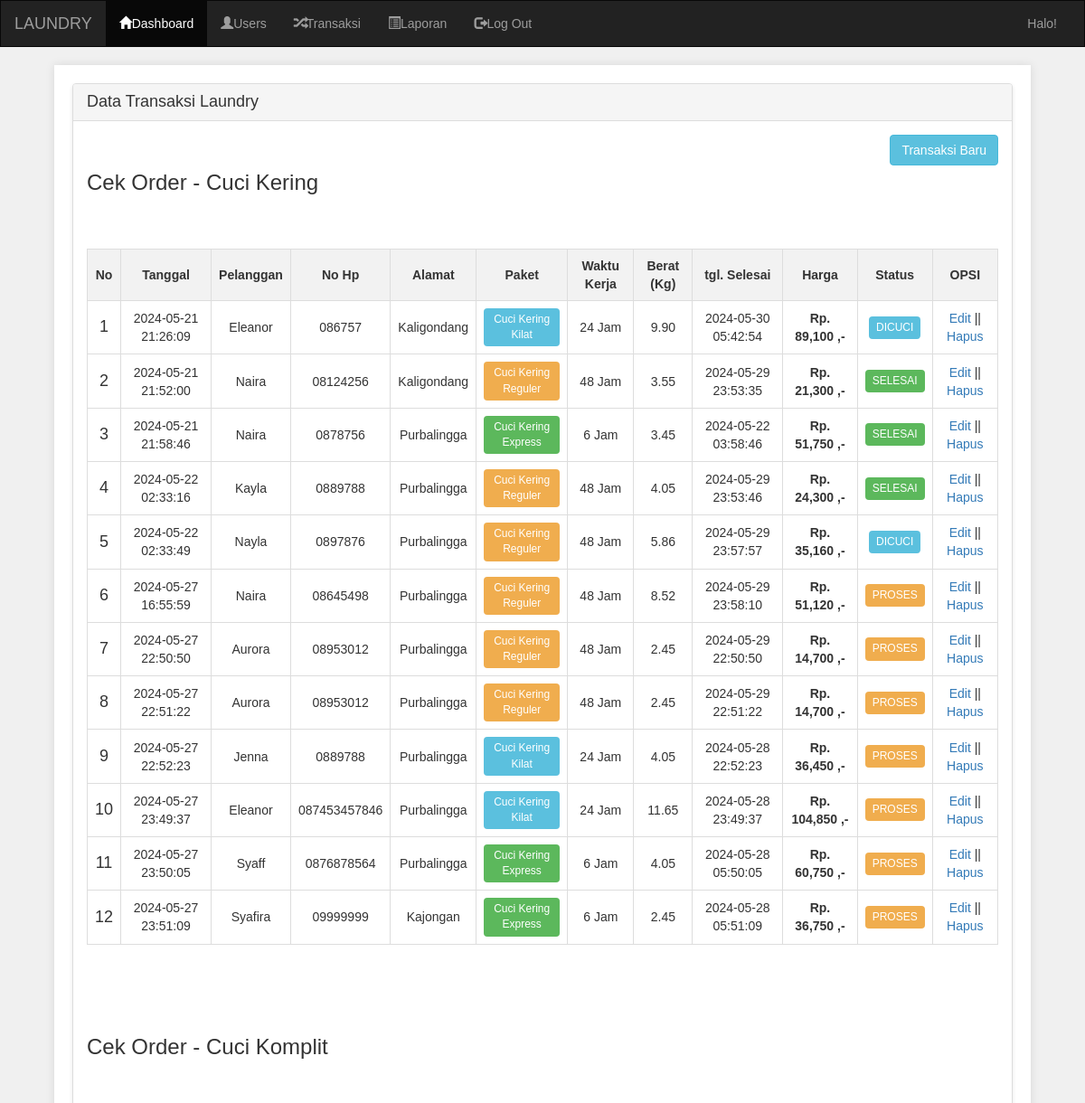
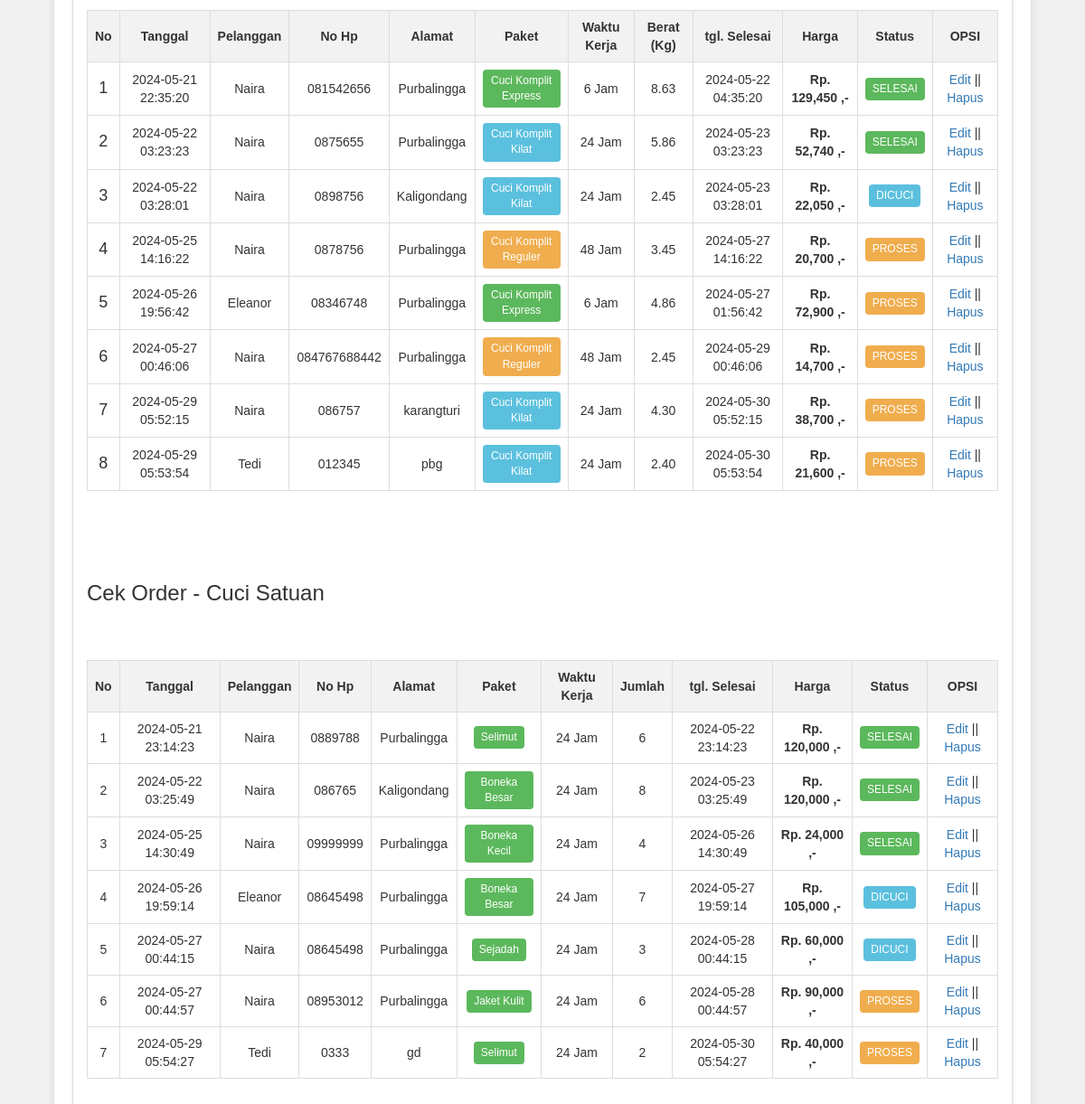
The page /admin/transaksi.php on the database its author committed (2 pictures, top to bottom).
### tables this page shows
CREATE TABLE `tr_cuci_kering` (
  `id` int(11) NOT NULL,
  `user_id` int(11) NOT NULL,
  `nama` varchar(255) NOT NULL,
  `no_hp` varchar(20) NOT NULL,
  `alamat` text NOT NULL,
  `paket_id` int(11) NOT NULL,
  `waktu` int(11) NOT NULL,
  `berat` decimal(10,2) NOT NULL,
  `tarif` decimal(10,2) NOT NULL,
  `tgl_masuk` datetime NOT NULL,
  `tgl_keluar` datetime NOT NULL,
  `total_bayar` decimal(10,2) NOT NULL,
  `status` int(11) NOT NULL
);

CREATE TABLE `tr_cuci_komplit` (
  `id` int(11) NOT NULL,
  `user_id` int(11) NOT NULL,
  `nama` varchar(100) NOT NULL,
  `no_hp` varchar(15) NOT NULL,
  `alamat` text NOT NULL,
  `paket_id` int(11) NOT NULL,
  `waktu` int(11) NOT NULL,
  `berat` decimal(10,2) NOT NULL,
  `tarif` decimal(10,2) NOT NULL,
  `tgl_masuk` datetime NOT NULL,
  `tgl_keluar` datetime NOT NULL,
  `total_bayar` decimal(10,2) NOT NULL,
  `status` int(11) NOT NULL
);

CREATE TABLE `tr_cuci_satuan` (
  `id` int(11) NOT NULL,
  `user_id` int(11) NOT NULL,
  `nama` varchar(100) NOT NULL,
  `no_hp` varchar(15) NOT NULL,
  `alamat` text NOT NULL,
  `paket_id` int(11) NOT NULL,
  `waktu` int(11) NOT NULL,
  `jumlah` int(11) NOT NULL,
  `tarif` decimal(10,2) NOT NULL,
  `tgl_masuk` datetime NOT NULL,
  `tgl_keluar` datetime NOT NULL,
  `total_bayar` decimal(10,2) NOT NULL,
  `status` int(11) NOT NULL
);

### admin/transaksi.php (the view, shortened to what this page needs)
<?php include 'header.php'; ?>
<div class="container">
        <div class="panel">
            <div class="panel-heading">
                <h4>Data Transaksi Laundry</h4>
            </div>
            <div class="panel-body">
                <a href="transaksi_tambah.php" class="btn btn-sm btn-info pull-right">Transaksi Baru</a>
                <br><br>
                <div class="title">
            <h2>Cek Order - Cuci Kering</h2>
        </div>
        <br><br>
        <table border="1">
            <tr>
                <th>No</th>
                <th>Tanggal</th>
                <th>Pelanggan</th>
                <th>No Hp</th>
                <th>Alamat</th>
                <th>Paket</th>
                <th>Waktu Kerja</th>
                <th>Berat (Kg)</th>
                <th>tgl. Selesai</th>
                <th>Harga</th>
                <th>Status</th>
                <th>OPSI</th>
            </tr>
            <?php
                $query = "SELECT * FROM tr_cuci_kering;
                ";
                $data = mysqli_query($koneksi, $query);
                $no = 1;
                while ($d = mysqli_fetch_array($data)) { ?>
            <tr>
                <td><h4><?php echo $no++; ?></h4></td>
                <td><?php echo $d['tgl_masuk']; ?></td>
                <td><?php echo $d['nama']; ?></td>
                <td><?php echo $d['no_hp']; ?></td>
                <td><?php echo $d['alamat']; ?></td>
                <td>
                <?php
                        if ($d['paket_id'] == "1") {
                            echo "<div class='label-proses'>Cuci Kering Reguler</div>";
                        } else if ($d['paket_id'] == "2") {
                            echo "<div class='label-dicuci'>Cuci Kering Kilat</div>";
                        } else if ($d['paket_id'] == "3") {
                            echo "<div class='label-selesai'>Cuci Kering Express</div>";
                        }
                    ?>
                </td>
                <td><?php echo $d['waktu']; ?> Jam</td>
                <td><?php echo $d['berat']; ?></td>
                <td><?php echo $d['tgl_keluar']; ?></td>
                <td class="harga"><?php echo "Rp. " . number_format($d['total_bayar']) . " ,-"; ?></td>
                <td>
                    <?php
                        if ($d['status'] == "0") {
                            echo "<div class='label-proses'>PROSES</div>";
                        } else if ($d['status'] == "1") {
                            echo "<div class='label-dicuci'>DICUCI</div>";
                        } else if ($d['status'] == "2") {
                            echo "<div class='label-selesai'>SELESAI</div>";
                        }
                    ?>
                </td>
                <td class="opsi">
                    <a href="transaksi_edit.php?id=<?php echo $d['id']; ?>">Edit</a> || <a href="transaksi_hapus.php?id=<?php echo $d['id']; ?>">Hapus</a>
                </td>
            </tr>
            <?php
                } ?>
        </table>
        <br><br><br><br>
        <div class="title">
            <h2>Cek Order - Cuci Komplit</h2>
        </div>
        <br><br>
        <table border="1">
            <tr>
                <th>No</th>
                <th>Tanggal</th>
                <th>Pelanggan</th>
                <th>No Hp</th>
                <th>Alamat</th>
                <th>Paket</th>
                <th>Waktu Kerja</th>
                <th>Berat (Kg)</th>
                <th>tgl. Selesai</th>
                <th>Harga</th>
                <th>Status</th>
                <th>OPSI</th>
            </tr>
            <?php
                $data = mysqli_query($koneksi,"SELECT * FROM tr_cuci_komplit;
                ");
                $no = 1;
                while($d = mysqli_fetch_array($data)) { ?>
            <tr>
                <td><h4><?php echo $no++; ?></h4></td>
                <td><?php echo $d['tgl_masuk']; ?></td>
                <td><?php echo $d['nama']; ?></td>
                <td><?php echo $d['no_hp']; ?></td>
                <td><?php echo $d['alamat']; ?></td>
                <td>
                <?php
                        if($d['paket_id'] == "1"){
                            echo "<div class='label-proses'>Cuci Komplit Reguler</div>";
                        } else if($d['paket_id'] == "2"){
                            echo "<div class='label-dicuci'>Cuci Komplit Kilat</div>";
                        } else if($d['paket_id'] == "3"){
                            echo "<div class='label-selesai'>Cuci Komplit Express</div>";
                        }
                    ?>
                </td>
                <td><?php echo $d['waktu']; ?> Jam</td>
                <td><?php echo $d['berat']; ?></td>
                <td><?php echo $d['tgl_keluar']; ?></td>
                <td class="harga"><?php echo "Rp. " . number_format($d['total_bayar']) . " ,-"; ?></td>
                <td>
                    <?php
                        if($d['status'] == "0"){
                            echo "<div class='label-proses'>PROSES</div>";
                        } else if($d['status'] == "1"){
                            echo "<div class='label-dicuci'>DICUCI</div>";
                        } else if($d['status'] == "2"){
                            echo "<div class='label-selesai'>SELESAI</div>";
                        }
                    ?>
                </td>
                <td class="opsi">
                    <a href="tr_ck_edit.php?id=<?php echo $d['id']; ?>">Edit</a> || <a href="tr_ck_hapus.php?id=<?php echo $d['id']; ?>">Hapus</a>
                </td>
            </tr>
            <?php
                } ?>
        </table>
        <br><br><br><br>
        <div class="title">
            <h2>Cek Order - Cuci Satuan</h2>
        </div>
        <br><br>
        <table border="1">
            <tr>
                <th>No</th>
                <th>Tanggal</th>
                <th>Pelanggan</th>
                <th>No Hp</th>
                <th>Alamat</th>
                <th>Paket</th>
                <th>Waktu Kerja</th>
                <th>Jumlah</th>
                <th>tgl. Selesai</th>
                <th>Harga</th>
                <th>Status</th>
                <th>OPSI</th>
            </tr>
            <?php
                $query = "SELECT * FROM tr_cuci_satuan;
                ";
                $data = mysqli_query($koneksi, $query);
                $no = 1;
                while ($d = mysqli_fetch_array($data)) { ?>
            <tr>
                <td><?php echo $no++; ?></td>
                <td><?php echo $d['tgl_masuk']; ?></td>
                <td><?php echo $d['nama']; ?></td>
                <td><?php echo $d['no_hp']; ?></td>
                <td><?php echo $d['alamat']; ?></td>
                <td>
                <?php
                        if($d['paket_id'] == "1"){
                            echo "<div class='label-selesai'>Jaket Kulit</div>";
                        } else if($d['paket_id'] == "2"){
                            echo "<div class='label-selesai'>Jaket Non Kulit</div>";
                        } else if($d['paket_id'] == "3"){
                            echo "<div class='label-selesai'>Boneka Kecil</div>";
                        }else if($d['paket_id'] == "4"){
                            echo "<div class='label-selesai'>Boneka Sedang</div>";
                        }else if($d['paket_id'] == "5"){
                            echo "<div class='label-selesai'>Boneka Besar</div>";
                        }else if($d['paket_id'] == "6"){
                            echo "<div class='label-selesai'>Sejadah</div>";
                        }else if($d['paket_id'] == "7"){
                            echo "<div class='label-selesai'>Selimut</div>";
                        }
                    ?>
                </td>
                <td><?php echo $d['waktu']; ?> Jam</td>
                <td><?php echo $d['jumlah']; ?></td>
                <td><?php echo $d['tgl_keluar']; ?></td>
                <td class="harga"><?php echo "Rp. " . number_format($d['total_bayar']) . " ,-"; ?></td>
                <td>
                    <?php
                        if($d['status'] == "0"){
                            echo "<div class='label-proses'>PROSES</div>";
                        } else if($d['status'] == "1"){
                            echo "<div class='label-dicuci'>DICUCI</div>";
                        } else if($d['status'] == "2"){
                            echo "<div class='label-selesai'>SELESAI</div>";
                        }
                    ?>
                </td>
                <td class="opsi">
                    <a href="tr_cs_edit.php?id=<?php echo $d['id']; ?>">Edit</a> || <a href="tr_cs_hapus.php?id=<?php echo $d['id']; ?>">Hapus</a>
                </td>
            </tr>
            <?php
                } ?>
        </table>
            </div>
        </div>
</div>
<?php include 'footer.php'; ?>

### admin/header.php (shortened to what this page needs)
<!DOCTYPE html>
<html lang="en">
<head>
    <link rel="stylesheet" type="text/css" href="assets/css/bootstrap.css">
</head>
<body style="background: #f0f0f0">
    <nav class="navbar navbar-inverse" style="border-radius: 0px">
        <div class="container-fluid">
            <div class="navbar-header">
                <a class="navbar-brand" href="index.php">LAUNDRY</a>
            </div>
            <div class="collapse navbar-collapse" id= "bs-example-navbar-collapse-1">
                <ul class="nav navbar-nav">
                    <li class="active"><a href="index.php"><i class="glyphicon glyphicon-home"></i>Dashboard</a></li>
                    <li><a href="pelanggan.php"><i class="glyphicon glyphicon-user"></i>Users</a></li>
                    <li><a href="transaksi.php"><i class="glyphicon glyphicon-random"></i>Transaksi</a></li>
                    <li><a href="laporan.php"><i class="glyphicon glyphicon-list-alt"></i>Laporan</a></li>
                    <li><a href="logout.php"><i class="glyphicon glyphicon-log-out"></i>Log Out</a></li>
                </ul>
                <ul class="nav navbar-nav navbar-right">
                    <li><p class="navbar-text">Halo!</p></li>
                </ul>
            </div>
        </div>
    </nav>

### admin/header.php (style rules this page uses)
a { color: white; }

### admin/transaksi.php (style rules this page uses)
body { font-family: Arial, sans-serif; background-color: #f8f9fa; margin: 0; padding: 0; }
.container { width: 90%; margin: auto; overflow: hidden; padding: 20px; background-color: #fff; box-shadow: 0 0 10px rgba(0, 0, 0, 0.1); margin-top: 20px; margin-bottom: 20px; }
.panel { border: 1px solid #ddd; border-radius: 4px; box-shadow: 0 2px 4px rgba(0, 0, 0, 0.1); background-color: #ffffff; }
.panel-heading { padding: 10px 15px; border-bottom: 1px solid #ddd; background-color: #f5f5f5; border-top-right-radius: 3px; border-top-left-radius: 3px; }
.panel-heading h4 { margin: 0; }
.panel-body { padding: 15px; }
.btn { display: inline-block; padding: 6px 12px; margin-bottom: 0; font-size: 14px; font-weight: 400; line-height: 1.42857143; text-align: center; white-space: nowrap; vertical-align: middle; cursor: pointer; border: 1px solid transparent; border-radius: 4px; }
.btn-info { color: #fff; background-color: #5bc0de; border-color: #46b8da; }
.title { margin-bottom: 20px; }
.title h2 { margin: 0; font-size: 24px; }
table { width: 100%; border-collapse: collapse; margin-bottom: 20px; }
table, th, td { border: 1px solid #ddd; }
th, td { padding: 8px; text-align: center; }
th { background-color: #f2f2f2; }
.label-proses, .label-dicuci, .label-selesai { display: inline-block; padding: 4px 8px; font-size: 12px; border-radius: 4px; color: #fff; }
.label-proses { background-color: #f0ad4e; }
.label-dicuci { background-color: #5bc0de; }
.label-selesai { background-color: #5cb85c; }
.harga { font-weight: bold; }
.opsi a { color: #337ab7; text-decoration: none; }

### rows shown on the page
tr_cuci_kering: tgl_masuk "2024-05-21 21:26:09", nama "Eleanor", no_hp "086757", alamat "Kaligondang", shows "Cuci Kering Kilat", waktu "24", berat "9.90", tgl_keluar "2024-05-30 05:42:54", total_bayar "89,100", status "DICUCI"
tr_cuci_kering: tgl_masuk "2024-05-21 21:52:00", nama "Naira", no_hp "08124256", alamat "Kaligondang", shows "Cuci Kering Reguler", waktu "48", berat "3.55", tgl_keluar "2024-05-29 23:53:35", total_bayar "21,300", status "SELESAI"
tr_cuci_kering: tgl_masuk "2024-05-21 21:58:46", nama "Naira", no_hp "0878756", alamat "Purbalingga", shows "Cuci Kering Express", waktu "6", berat "3.45", tgl_keluar "2024-05-22 03:58:46", total_bayar "51,750", status "SELESAI"
tr_cuci_kering: tgl_masuk "2024-05-22 02:33:16", nama "Kayla", no_hp "0889788", alamat "Purbalingga", shows "Cuci Kering Reguler", waktu "48", berat "4.05", tgl_keluar "2024-05-29 23:53:46", total_bayar "24,300", status "SELESAI"
tr_cuci_kering: tgl_masuk "2024-05-22 02:33:49", nama "Nayla", no_hp "0897876", alamat "Purbalingga", shows "Cuci Kering Reguler", waktu "48", berat "5.86", tgl_keluar "2024-05-29 23:57:57", total_bayar "35,160", status "DICUCI"
tr_cuci_kering: tgl_masuk "2024-05-27 16:55:59", nama "Naira", no_hp "08645498", alamat "Purbalingga", shows "Cuci Kering Reguler", waktu "48", berat "8.52", tgl_keluar "2024-05-29 23:58:10", total_bayar "51,120", status "PROSES"
tr_cuci_kering: tgl_masuk "2024-05-27 22:50:50", nama "Aurora", no_hp "08953012", alamat "Purbalingga", shows "Cuci Kering Reguler", waktu "48", berat "2.45", tgl_keluar "2024-05-29 22:50:50", total_bayar "14,700", status "PROSES"
tr_cuci_kering: tgl_masuk "2024-05-27 22:51:22", nama "Aurora", no_hp "08953012", alamat "Purbalingga", shows "Cuci Kering Reguler", waktu "48", berat "2.45", tgl_keluar "2024-05-29 22:51:22", total_bayar "14,700", status "PROSES"
tr_cuci_kering: tgl_masuk "2024-05-27 22:52:23", nama "Jenna", no_hp "0889788", alamat "Purbalingga", shows "Cuci Kering Kilat", waktu "24", berat "4.05", tgl_keluar "2024-05-28 22:52:23", total_bayar "36,450", status "PROSES"
tr_cuci_kering: tgl_masuk "2024-05-27 23:49:37", nama "Eleanor", no_hp "087453457846", alamat "Purbalingga", shows "Cuci Kering Kilat", waktu "24", berat "11.65", tgl_keluar "2024-05-28 23:49:37", total_bayar "104,850", status "PROSES"
tr_cuci_kering: tgl_masuk "2024-05-27 23:50:05", nama "Syaff", no_hp "0876878564", alamat "Purbalingga", shows "Cuci Kering Express", waktu "6", berat "4.05", tgl_keluar "2024-05-28 05:50:05", total_bayar "60,750", status "PROSES"
tr_cuci_kering: tgl_masuk "2024-05-27 23:51:09", nama "Syafira", no_hp "09999999", alamat "Kajongan", shows "Cuci Kering Express", waktu "6", berat "2.45", tgl_keluar "2024-05-28 05:51:09", total_bayar "36,750", status "PROSES"
tr_cuci_komplit: tgl_masuk "2024-05-21 22:35:20", nama "Naira", no_hp "081542656", alamat "Purbalingga", shows "Cuci Komplit Express", waktu "6", berat "8.63", tgl_keluar "2024-05-22 04:35:20", total_bayar "129,450", status "SELESAI"
tr_cuci_komplit: tgl_masuk "2024-05-22 03:23:23", nama "Naira", no_hp "0875655", alamat "Purbalingga", shows "Cuci Komplit Kilat", waktu "24", berat "5.86", tgl_keluar "2024-05-23 03:23:23", total_bayar "52,740", status "SELESAI"
tr_cuci_komplit: tgl_masuk "2024-05-22 03:28:01", nama "Naira", no_hp "0898756", alamat "Kaligondang", shows "Cuci Komplit Kilat", waktu "24", berat "2.45", tgl_keluar "2024-05-23 03:28:01", total_bayar "22,050", status "DICUCI"
tr_cuci_komplit: tgl_masuk "2024-05-25 14:16:22", nama "Naira", no_hp "0878756", alamat "Purbalingga", shows "Cuci Komplit Reguler", waktu "48", berat "3.45", tgl_keluar "2024-05-27 14:16:22", total_bayar "20,700", status "PROSES"
tr_cuci_komplit: tgl_masuk "2024-05-26 19:56:42", nama "Eleanor", no_hp "08346748", alamat "Purbalingga", shows "Cuci Komplit Express", waktu "6", berat "4.86", tgl_keluar "2024-05-27 01:56:42", total_bayar "72,900", status "PROSES"
tr_cuci_komplit: tgl_masuk "2024-05-27 00:46:06", nama "Naira", no_hp "084767688442", alamat "Purbalingga", shows "Cuci Komplit Reguler", waktu "48", berat "2.45", tgl_keluar "2024-05-29 00:46:06", total_bayar "14,700", status "PROSES"
tr_cuci_komplit: tgl_masuk "2024-05-29 05:52:15", nama "Naira", no_hp "086757", alamat "karangturi", shows "Cuci Komplit Kilat", waktu "24", berat "4.30", tgl_keluar "2024-05-30 05:52:15", total_bayar "38,700", status "PROSES"
tr_cuci_komplit: tgl_masuk "2024-05-29 05:53:54", nama "Tedi", no_hp "012345", alamat "pbg", shows "Cuci Komplit Kilat", waktu "24", berat "2.40", tgl_keluar "2024-05-30 05:53:54", total_bayar "21,600", status "PROSES"
tr_cuci_satuan: tgl_masuk "2024-05-21 23:14:23", nama "Naira", no_hp "0889788", alamat "Purbalingga", shows "Selimut", waktu "24", jumlah "6", tgl_keluar "2024-05-22 23:14:23", total_bayar "120,000", status "SELESAI"
tr_cuci_satuan: tgl_masuk "2024-05-22 03:25:49", nama "Naira", no_hp "086765", alamat "Kaligondang", shows "Boneka Besar", waktu "24", jumlah "8", tgl_keluar "2024-05-23 03:25:49", total_bayar "120,000", status "SELESAI"
tr_cuci_satuan: tgl_masuk "2024-05-25 14:30:49", nama "Naira", no_hp "09999999", alamat "Purbalingga", shows "Boneka Kecil", waktu "24", jumlah "4", tgl_keluar "2024-05-26 14:30:49", total_bayar "24,000", status "SELESAI"
tr_cuci_satuan: tgl_masuk "2024-05-26 19:59:14", nama "Eleanor", no_hp "08645498", alamat "Purbalingga", shows "Boneka Besar", waktu "24", jumlah "7", tgl_keluar "2024-05-27 19:59:14", total_bayar "105,000", status "DICUCI"
tr_cuci_satuan: tgl_masuk "2024-05-27 00:44:15", nama "Naira", no_hp "08645498", alamat "Purbalingga", shows "Sejadah", waktu "24", jumlah "3", tgl_keluar "2024-05-28 00:44:15", total_bayar "60,000", status "DICUCI"
tr_cuci_satuan: tgl_masuk "2024-05-27 00:44:57", nama "Naira", no_hp "08953012", alamat "Purbalingga", shows "Jaket Kulit", waktu "24", jumlah "6", tgl_keluar "2024-05-28 00:44:57", total_bayar "90,000", status "PROSES"
tr_cuci_satuan: tgl_masuk "2024-05-29 05:54:27", nama "Tedi", no_hp "0333", alamat "gd", shows "Selimut", waktu "24", jumlah "2", tgl_keluar "2024-05-30 05:54:27", total_bayar "40,000", status "PROSES"
